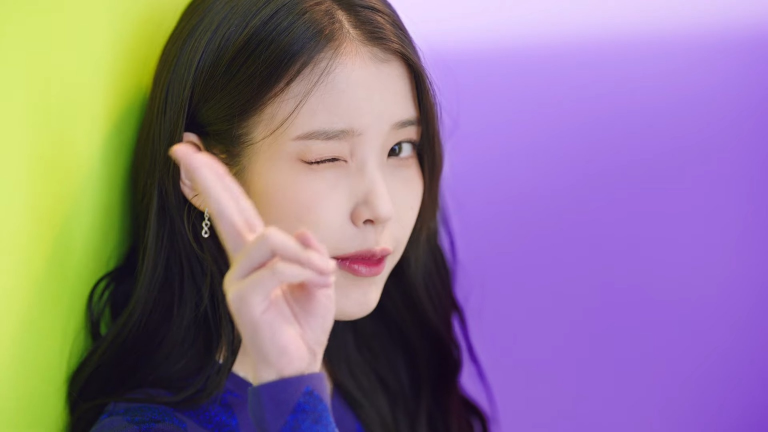
#> input picture iu.jpg, 1536 x 864 px (shown at 1/2 size)
$ python opencv9.py
#> lines starting #> are read from the running program, lines starting #| are printed output that depends on the picture; after the words box and inside, x2 and y2 are one past the last pixel; in counts of white or black regions, pixels touching at a corner belong together
# opencv 9강: 자르기(slice)
# 관심 영역(ROI): 이미지 상에서 관심있는 영역 잘라내기
# 이미지 처리 시 객체 탐지 및 검출

# ##메인 코드 1
# import cv2

# src = cv2.imread("iu.jpg", cv2.IMREAD_COLOR)
# # 높이, 너비, 채널 --> 출력 이미지 크기 설정에 도움
# # height, width, channel = src.shape
# # print(height) //741
# # print(width) //560
# # print(channel) //3

# # 깊은 복사(.copy()) 통해 원본 손상 방지        (dst=src는 얕은 복사->원본에 영향)
# dst = src[100:500, 100:300].copy()

# cv2.imshow("src", src)
# cv2.imshow("dst", dst)
# cv2.waitKey()
# cv2.destroyAllWindows()


##메인 코드2
import cv2

src = cv2.imread("iu.jpg", cv2.IMREAD_COLOR)
#> src is the input picture: shape (864, 1536, 3); mean B, G, R 144.8, 119.9, 142

dst = src.copy()
roi = src[100:500, 100:300]
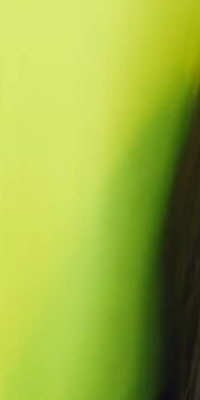
#> roi: shape (400, 200, 3); mean B, G, R 63.8, 178.6, 155.3
dst[0:400, 0:200] = roi
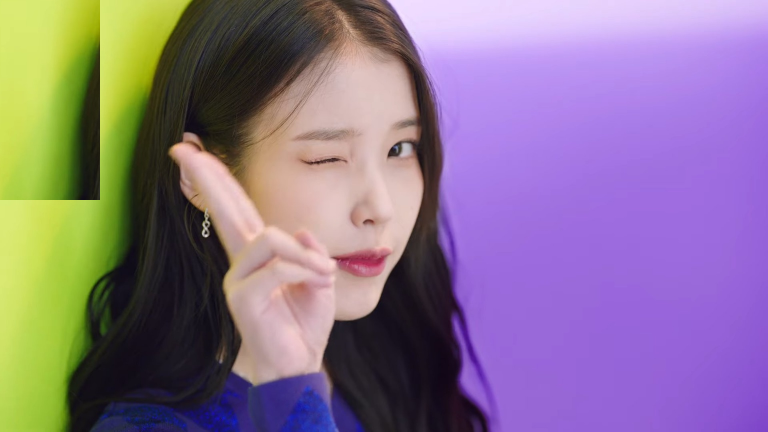
#> dst: shape (864, 1536, 3) (shown at 1/2 size); 6% of pixels changed, all inside (x1, y1, x2, y2) = (0, 0, 200, 400)

cv2.imshow("src", src)
cv2.imshow("dst", dst)
cv2.waitKey()
cv2.destroyAllWindows()
